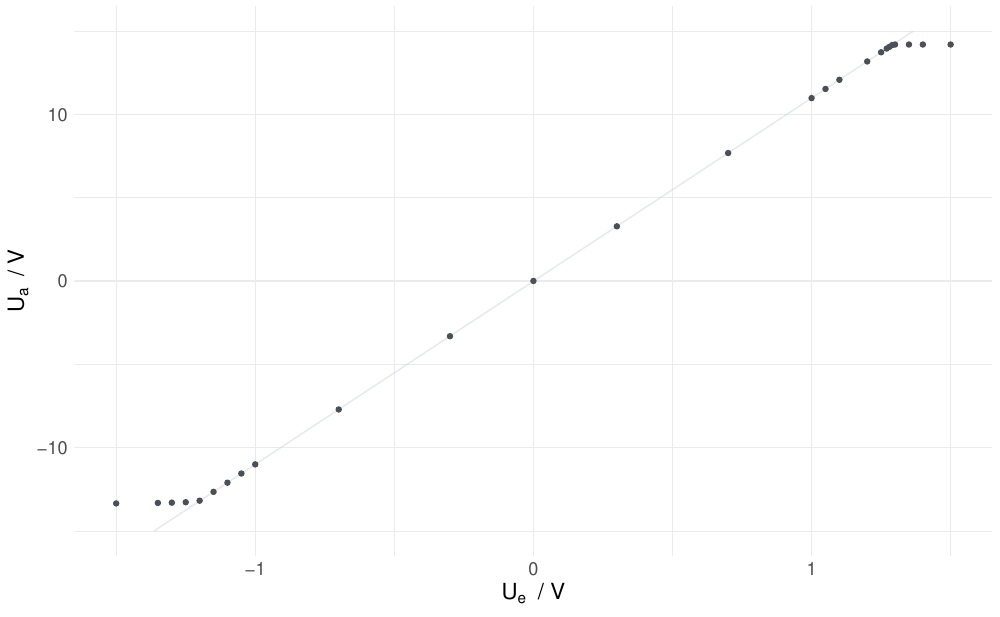

Write R code to recreate this figure.
library(ggplot2)

width <- 10
height <- 0.618 * width

pdfName <- "nichtinv.pdf"


dat <- read.csv("nichtinv.csv")

df <- data.frame(ue = dat$ue, ua = dat$ua)

linRegionPointsX <- df$ue[6:17]
linRegionPointsY <- df$ua[6:17]

linData <- data.frame(x = linRegionPointsX, y = linRegionPointsY)

linModel <- lm( y ~ x, linData )

linearRegion <- function(ue) {

    slope     <- 10.995827
    intercept <- -0.007484

    slope * ue + intercept

}

xlabel <- bquote("U"["e"] ~ " / V")
ylabel <- bquote("U"["a"] ~ " / V")

pointColor <- "#495057"
regColor <- "#ced4da7f"

xlims <- c(-1.5, 1.5)
ylims <- c(-15, 15)

p <- ggplot(data = df, aes(x=ue, y=ua)) +
    theme_minimal() +
    xlab(xlabel) +
    theme(text = element_text(size=16))+

    scale_x_continuous(limits=xlims) +
    scale_y_continuous(limits=ylims) +

    stat_function(fun = linearRegion, n=4000, color=regColor) +

    ylab(ylabel) +
    geom_point(color=pointColor)


pdf(pdfName, width, height)
p
